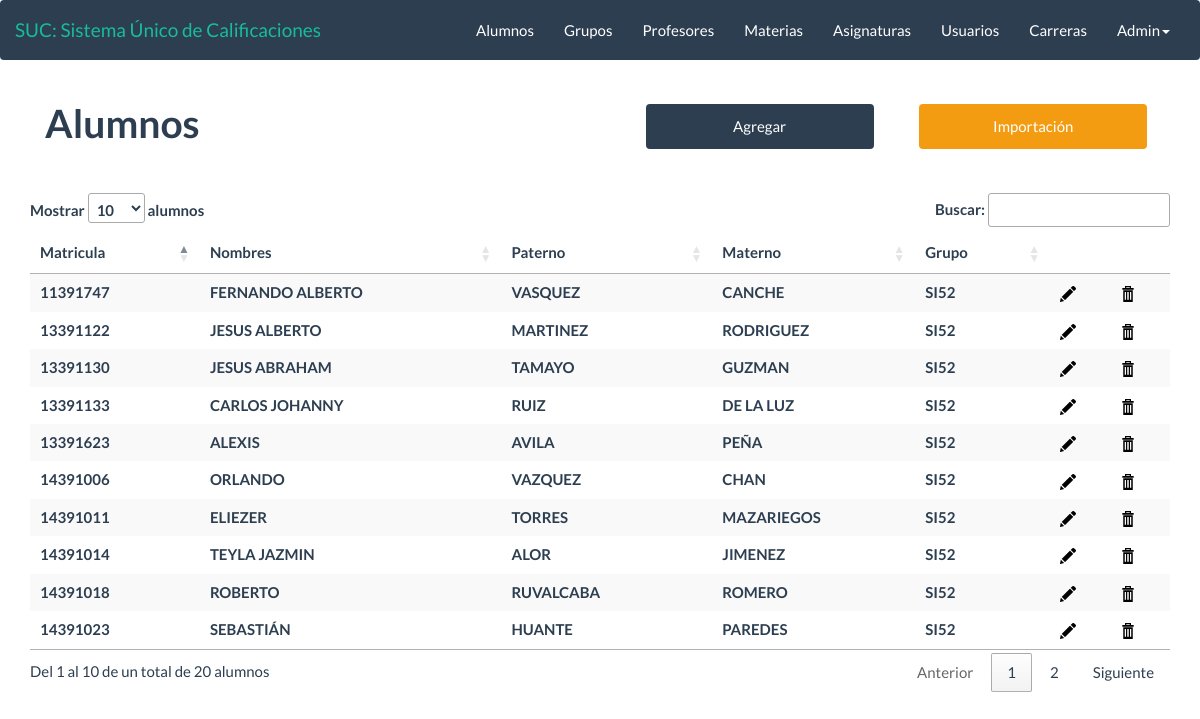
Screenshot of /views/Alumnos.php (signed in) with the database file from the repository.
### tables this page shows
CREATE TABLE IF NOT EXISTS `alumnos` (
  `matricula` int(8) NOT NULL AUTO_INCREMENT,
  `nombres` varchar(50) NOT NULL,
  `paterno` varchar(50) NOT NULL,
  `materno` varchar(50) NOT NULL,
  `grupo` varchar(4) NOT NULL,
  PRIMARY KEY (`matricula`),
  KEY `grupo` (`grupo`)
);

### model/DAOalum.php (called while the page is built, shortened)
<?php
	require_once("class.bd.php");
	class DAOalum{
		function activa_conexion(){
			$this->bd = new DB;
			$this->bd->openCon();
		}
		function GetInfoAlumnos(){
			$sql ="SELECT * FROM ALUMNOS";
			$this->bd->selectSQL($sql);
			if(!empty($this->bd->rowresult)){
				return $this->bd->rowresult;
			}
			else {
				return null;
			}
		}
	}
?>

### model/class.bd.php (called while the page is built, shortened)
<?php
	class DB{
		var $cnn;
		var $rowresult;
		function openCon(){
			$this->cnn=mysqli_connect(host, usr, pass, db);
			mysqli_set_charset($this->cnn,'utf8');
			return true;
		}
		function selectSQL($sql){
			$this->rs = $this->cnn->query($sql);
			if ( ! $this->rs ){
				$this->error="Error en la Consulta: ".mysql_error();
				return false;
			}else{
				while($row = mysqli_fetch_assoc($this->rs)) {
					$this->rowresult[] = (object)$row;
					}
				$this->indx = 0;
				if (!empty($this->rowresult)) {
					return $this->rowresult;
				}
				else {
					return null;
				}
			}
		}
	}
?>

### views/Alumnos.php (the view, shortened to what this page needs)
<!DOCTYPE  html>
<html lang="en">
<head>
	<link rel="stylesheet" href="../css/bootstrap.min.css">
	<link rel="stylesheet" type="text/css" href="//cdn.datatables.net/1.10.10/css/jquery.dataTables.css">
	<?php
		include_once("../model/DAOalum.php");
		$db = new DAOalum();
		$list = $db -> GetInfoAlumnos();
	?>
</head>
<body>
	<div class="container">
		<h1 class="col-md-4"><b>Alumnos</b></h1>
		<button class="btn btn-warning pull-right" style="width: 20%; margin: 2%;" id="btnImportacion">Importación</button>
		<a href="AlumnosFrm.php" class="btn btn-primary pull-right" style="width: 20%; margin: 2%;">Agregar</a>
		<div class="clearfix"></div>
			<br/>
			<div class="table-responsive">
				<table class="table table-condensed table-striped table-hover" id="tblAlumnos">
					<thead>
						<tr>
							<th>Matricula</th>
							<th>Nombres</th>
							<th>Paterno</th>
							<th>Materno</th>
							<th>Grupo</th>
							<th></th>
							<th></th>
						</tr>
					</thead>
					<tbody>
						<?php
							if(!empty($list)) {
								foreach ($list as $row) { ?>
						<tr>
							<th><?php echo $row->matricula; ?></th>
							<th><?php echo $row->nombres ?></th>
							<th><?php echo $row->paterno ?></th>
							<th><?php echo $row->materno ?></th>
							<th><?php echo $row->grupo ?></th>
							<th><a href="EditAlumnosFrm.php?matricula=<?php echo $row->matricula; ?>">
								<img src="../image/icons/edit.png"
								onmouseover="this.src='../image/icons/editcolor.png'"
								onmouseout="this.src='../image/icons/edit.png'">
							</a></th>
							<th><a onclick="deleteAlumno(<?php echo $row->matricula ?>)">
								<img src="../image/icons/delete.png"
								onmouseover="this.src='../image/icons/deletecolor.png'"
								onmouseout="this.src='../image/icons/delete.png'">
							</a></th>
						</tr>
						<?php
								}
							}
						?>
					</tbody>
				</table>
			</div>
	</div>
</body>
</html>

### rows the page displays
alumnos: matricula "11391747", nombres "FERNANDO ALBERTO", paterno "VASQUEZ", materno "CANCHE", grupo "SI52"
alumnos: matricula "13391122", nombres "JESUS ALBERTO", paterno "MARTINEZ", materno "RODRIGUEZ", grupo "SI52"
alumnos: matricula "13391130", nombres "JESUS ABRAHAM", paterno "TAMAYO", materno "GUZMAN", grupo "SI52"
alumnos: matricula "13391133", nombres "CARLOS JOHANNY", paterno "RUIZ", materno "DE LA LUZ", grupo "SI52"
alumnos: matricula "13391623", nombres "ALEXIS", paterno "AVILA", materno "PEÑA", grupo "SI52"
alumnos: matricula "14391006", nombres "ORLANDO", paterno "VAZQUEZ", materno "CHAN", grupo "SI52"
alumnos: matricula "14391011", nombres "ELIEZER", paterno "TORRES", materno "MAZARIEGOS", grupo "SI52"
alumnos: matricula "14391014", nombres "TEYLA JAZMIN", paterno "ALOR", materno "JIMENEZ", grupo "SI52"
alumnos: matricula "14391018", nombres "ROBERTO", paterno "RUVALCABA", materno "ROMERO", grupo "SI52"
alumnos: matricula "14391023", nombres "SEBASTIÁN", paterno "HUANTE", materno "PAREDES", grupo "SI52"
